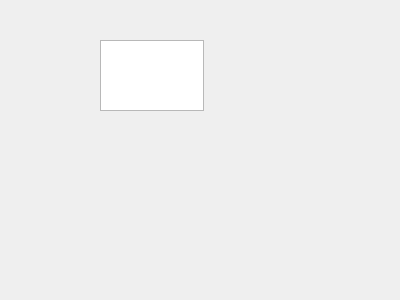
<?xml version="1.0" encoding="UTF-8"?>
<ui version="4.0">
 <class>Form</class>
 <widget class="QWidget" name="Form">
  <property name="geometry">
   <rect>
    <x>0</x>
    <y>0</y>
    <width>400</width>
    <height>300</height>
   </rect>
  </property>
  <property name="windowTitle">
   <string>Form</string>
  </property>
  <widget class="QPlainTextEdit" name="plainTextEdit">
   <property name="geometry">
    <rect>
     <x>100</x>
     <y>40</y>
     <width>104</width>
     <height>71</height>
    </rect>
   </property>
   <property name="backgroundVisible">
    <bool>false</bool>
   </property>
  </widget>
 </widget>
 <resources/>
 <connections/>
</ui>
